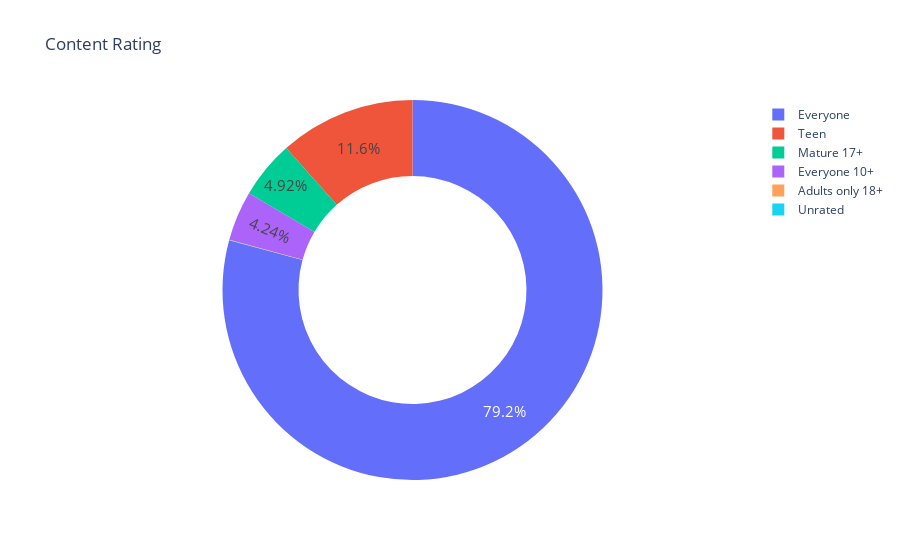

Notebook code cell kept with this figure:
### Code cell
fig = px.pie(
    values=ratings.values, 
    names=ratings.index,
    title="Content Rating",
    labels=ratings.index,
    hole=0.6
    )
fig.update_traces(textposition="inside", textfont_size=15, textinfo="percent")
fig.show()

### Figure 1 — Plotly figure (JSON) as saved in the notebook; plotly's stock layout.template omitted (floating-point values rounded to 4 significant figures)
{"data": [{"domain": {"x": [0, 1], "y": [0, 1]}, "hole": 0.6, "hovertemplate": "label=%{label}<br>value=%{value}<extra></extra>", "labels": ["Everyone", "Teen", "Mature 17+", "Everyone 10+", "Adults only 18+", "Unrated"], "legendgroup": "", "name": "", "showlegend": true, "textfont": {"size": 15}, "textinfo": "percent", "textposition": "inside", "type": "pie", "values": [7421, 1084, 461, 397, 3, 1]}], "layout": {"legend": {"tracegroupgap": 0}, "title": {"text": "Content Rating"}}}
